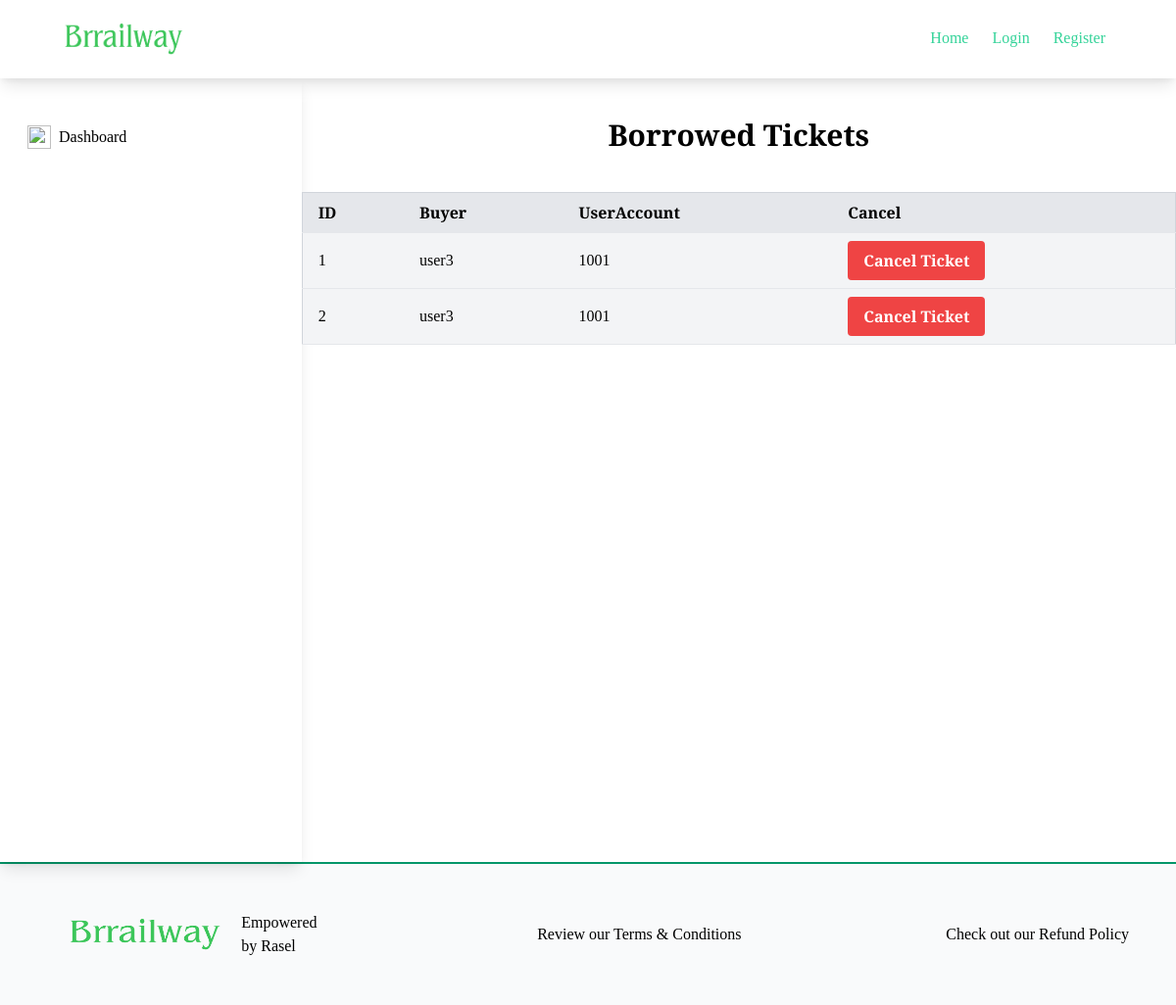
The app's page /dashboard/borrowed/, older data.
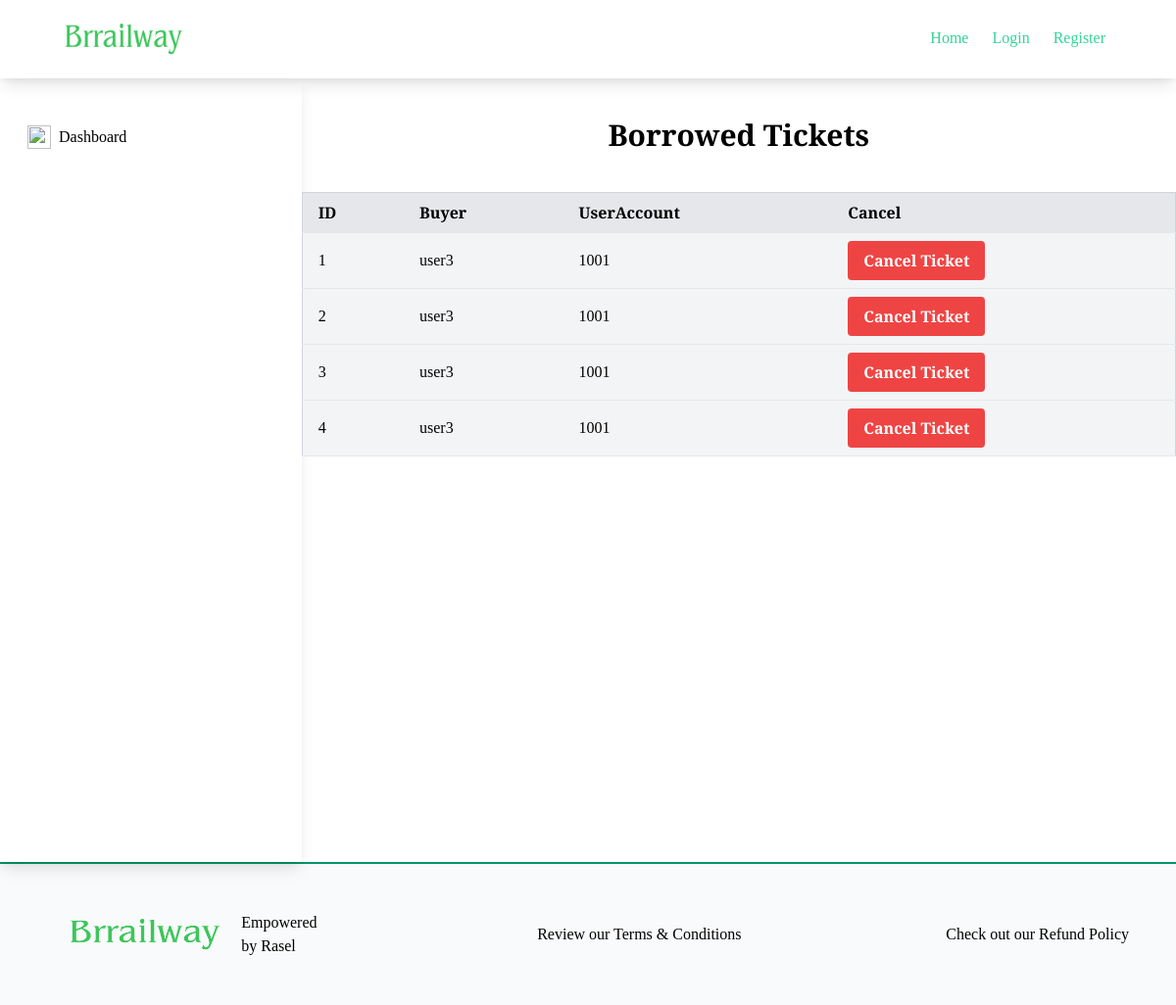
The same page, newer data.
### train/models.py (models this page shows, shortened)
class BorrowedTicket(models.Model):
    user = models.ForeignKey(User, on_delete = models.CASCADE, null=True, blank = True)
    train = models.ForeignKey(Train_list, on_delete = models.CASCADE, null=True, blank = True)
    user_acc = models.ForeignKey(UserAccount, on_delete=models.CASCADE, null=True, default=1, blank=True)

### account/models.py (models this page shows)
class UserAccount(models.Model):
    user = models.OneToOneField(User, related_name='account', on_delete=models.CASCADE)
    account_no = models.IntegerField(unique=True)
    balance = models.DecimalField(default=0, max_digits=12, decimal_places = 2)
    nid = models.IntegerField(default=0, unique=True,validators=[MaxValueValidator(999999999999)])
    def __str__(self):
        return str(self.account_no)

### dashboard/views.py (the view)
# urls.py: path('borrowed/', borrowed_list, name='borrowed'),
def borrowed_list(req):
    borrowed = BorrowedTicket.objects.all()
    return render(req, 'dashboard/borrow_tickets.html', {'borroweds': borrowed})

### dashboard/templates/dashboard/borrow_tickets.html
{% extends "base.html" %}
{% block content %}
<div class="flex h-screen">
  {% include 'core.html' %}
  <div class="w-full">
    <h1 class="text-3xl text-center font-bold my-10">Borrowed Tickets</h1>
    {% if borroweds %}
    <table class="w-full bg-white border border-gray-300">
        <thead>
          <tr>
            <th class="py-2 px-4 border-b text-left bg-gray-200">ID</th>
            <th class="py-2 px-4 border-b text-left bg-gray-200">Buyer</th>
            <th class="py-2 px-4 border-b text-left bg-gray-200">UserAccount</th>
            <th class="py-2 px-4 border-b text-left bg-gray-200">Cancel</th>
          </tr>
        </thead>
        <tbody>
        {% for borrow in borroweds %}
          <tr class="bg-gray-100">
            <td class="py-2 px-4 border-b">{{ borrow.id }}</td>
            <td class="py-2 px-4 border-b">{{ borrow.user.username }}</td>
            <td class="py-2 px-4 border-b">{{ borrow.user_acc }}</td>
            <td class="py-2 px-4 border-b">
                <a href="" class="text-white">
                  <button
                  class="bg-red-500 hover:bg-blue-700 text-white font-bold py-2 px-4 rounded">
                  Cancel Ticket
                </button>
                </a>
            </td>
          </tr>
        {% endfor %}
        </tbody>
      </table>
    {% else %}
    <p class="text-xl text-center mt-12 mb-12 md:mb-80">
      No Users Loaded
    </p>
    {% endif %}
  </div>
</div>
{% endblock %}

Row changes from the older to the newer data that the page shows:
added BorrowedTicket: id "3", user.username "user3", user_acc "1001"
added BorrowedTicket: id "4", user.username "user3", user_acc "1001"
